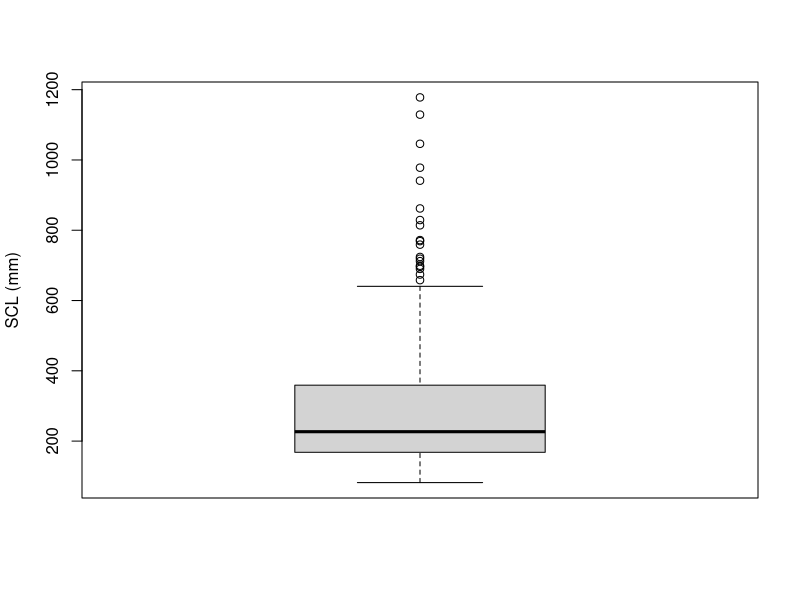
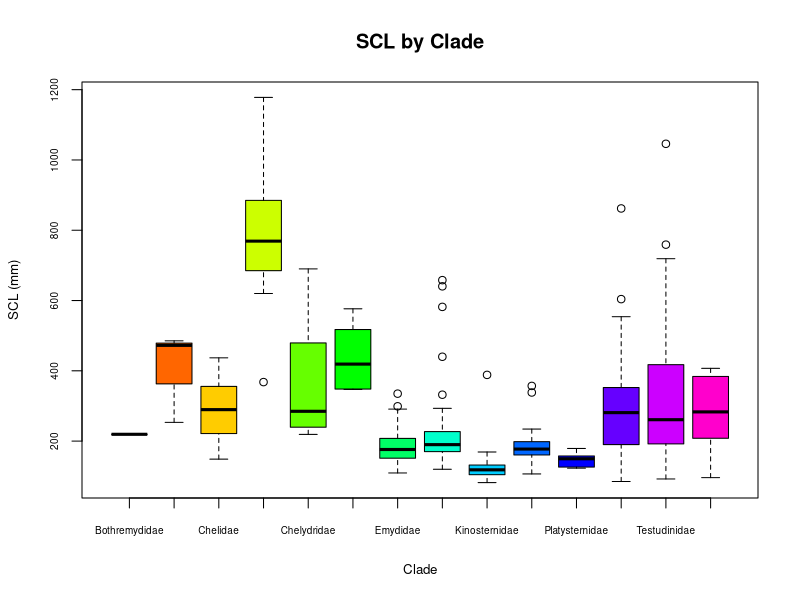
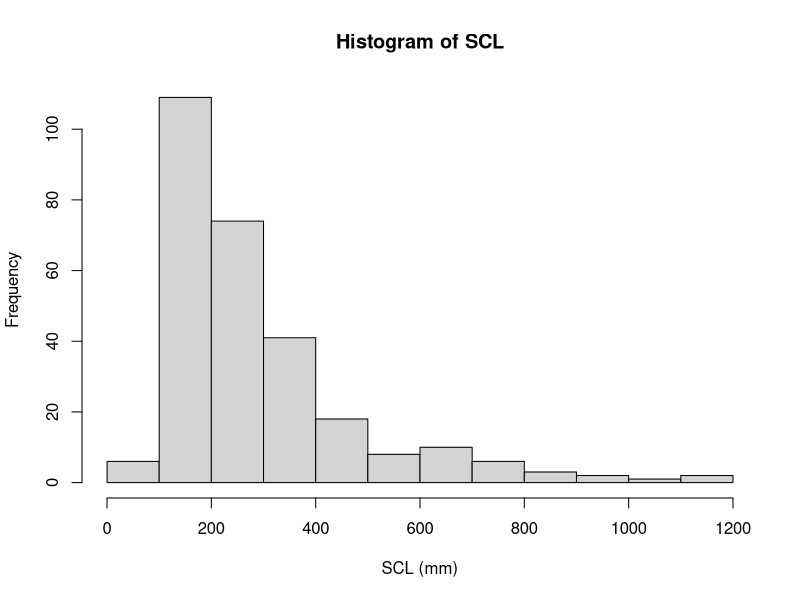
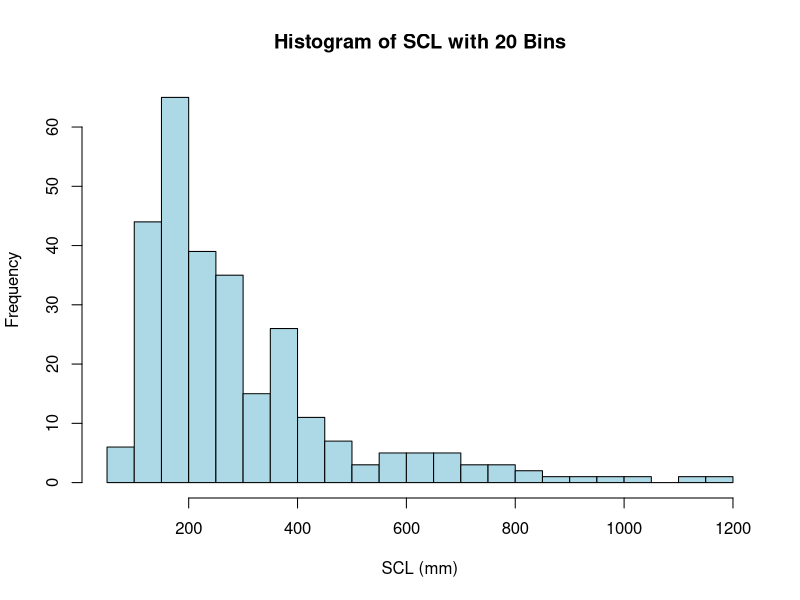
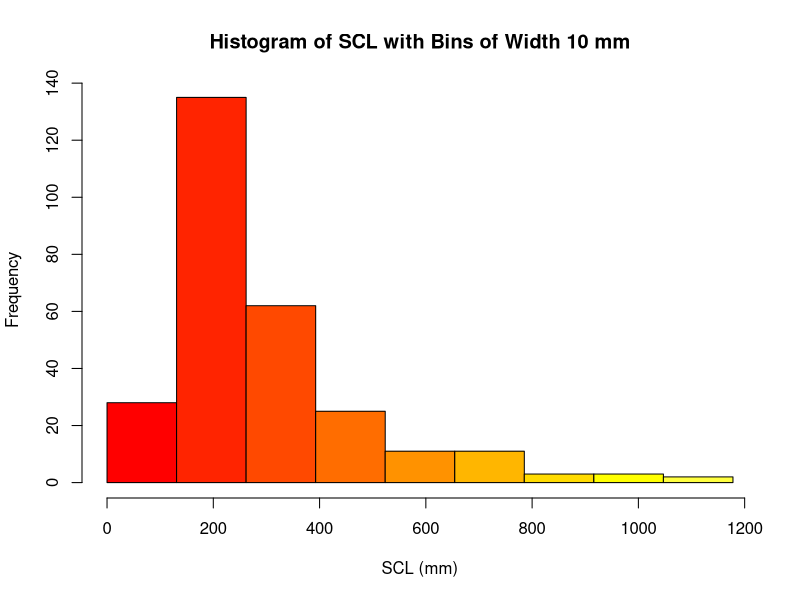

These figures' R source, in order:
## ---- chunk 1
#| echo: false
setwd("d:/R Projects/Intro-to-R/datasets/Ferreira_etal-2024")
size.meas <- read.csv("size-meas.csv", sep = ",", header = TRUE)
## ---- chunk 2
boxplot(size.meas$SCL, ylab = "SCL (mm)")
## ---- chunk 3
clade.colors <- rainbow(length(unique(size.meas$Clade)))
boxplot(SCL ~ Clade, data = size.meas, 
        main = "SCL by Clade",
        xlab = "Clade",
        ylab = "SCL (mm)",
        col = clade.colors,
        cex.axis = 0.6,
        cex.lab = 0.8)
## ---- chunk 4
hist(size.meas$SCL,
     main = "Histogram of SCL",
     xlab = "SCL (mm)",
     ylab = "Frequency",
     col = "lightgray",
     border = "black")
## ---- chunk 5
hist(size.meas$SCL,
     breaks = 20,
     main = "Histogram of SCL with 20 Bins",
     xlab = "SCL (mm)",
     ylab = "Frequency",
     col = "lightblue",
     border = "black")
## ---- chunk 6
hist(size.meas$SCL,
     breaks = seq(0, max(size.meas$SCL, na.rm = TRUE), length.out = 10),
     main = "Histogram of SCL with Bins of Width 10 mm",
     xlab = "SCL (mm)",
     ylab = "Frequency",
     col = heat.colors(length(seq(0, max(size.meas$SCL, na.rm = TRUE), length.out = 10))),
     border = "black")
